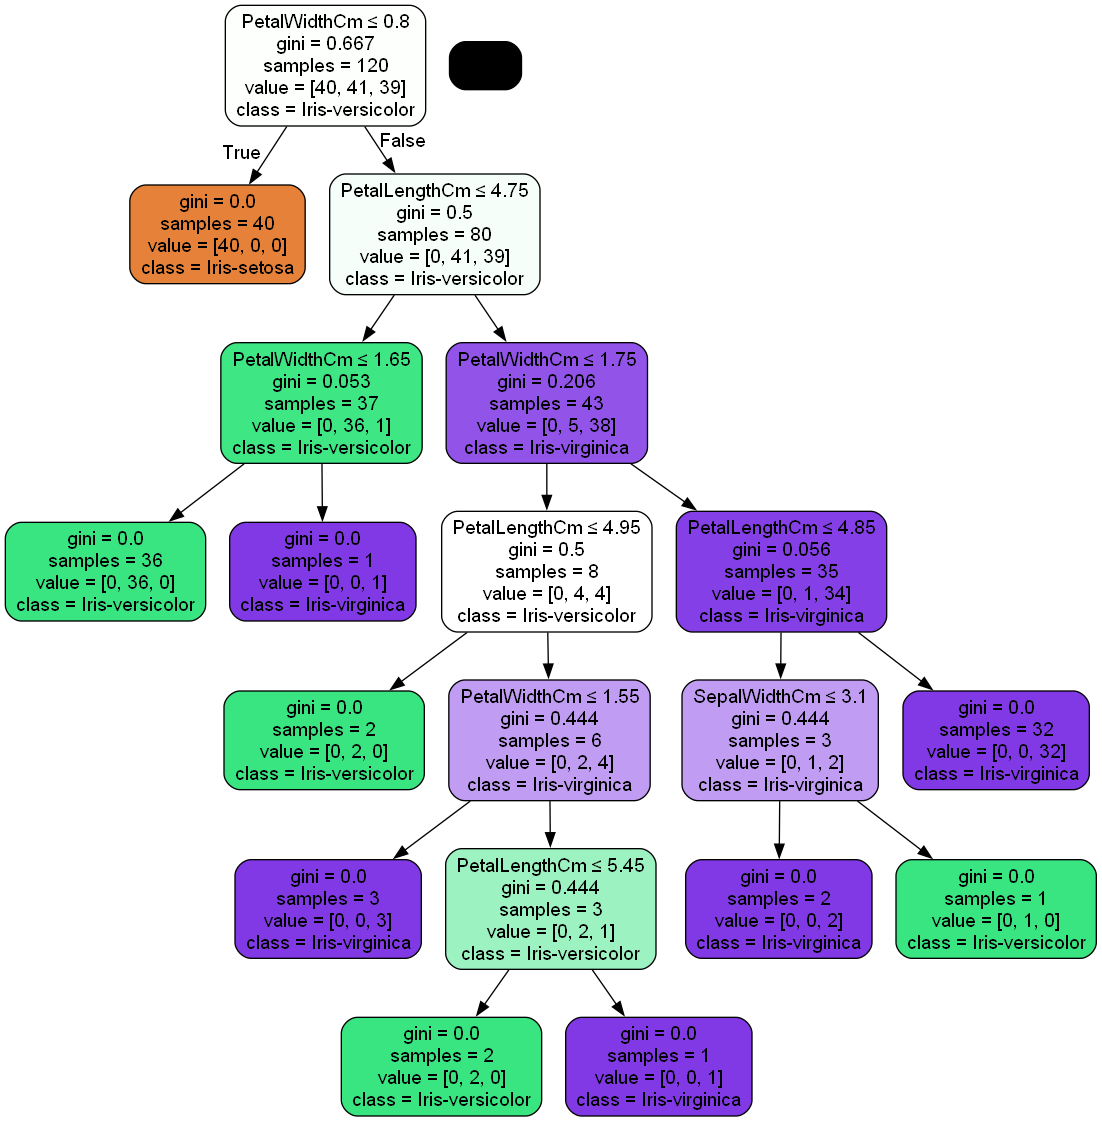

Python code for this plot:
import pandas as pd
from sklearn.model_selection import train_test_split
from sklearn.tree import DecisionTreeClassifier
from sklearn.metrics import accuracy_score, classification_report
import joblib
from sklearn import tree
import pydotplus
import matplotlib.pyplot as plt
import seaborn as sns
from PIL import Image as PILImage


# Load the CSV file into a DataFrame
data = pd.read_csv('C:\\Users\\HP8CG\\OneDrive\\Documents\\PROJECTS\\grip\\Iris.csv')

# Explore the Data
print("First few rows of the dataset:")
print(data.head())

print("\nData info:")
print(data.info())

print("\nData description:")
print(data.describe())

# Drop the 'Id' column as it is not needed for modeling
data = data.drop('Id', axis=1)

# Encode the 'Species' column into numeric values
data['Species'] = data['Species'].astype('category').cat.codes

# Separate Features and Labels
X = data.drop('Species', axis=1)
y = data['Species']

# Split the Data
X_train, X_test, y_train, y_test = train_test_split(X, y, test_size=0.2, random_state=42)

# Build and Train the Model
model = DecisionTreeClassifier()
model.fit(X_train, y_train)

# Evaluate the Model
y_pred = model.predict(X_test)
accuracy = accuracy_score(y_test, y_pred)
print(f'\nModel Accuracy: {accuracy:.2f}')

print("\nClassification Report:")
print(classification_report(y_test, y_pred))

# Save the Model
joblib.dump(model, 'decision_tree_model.pkl')

# Load the Model (Optional)
# model = joblib.load('decision_tree_model.pkl')


# Predicting New Data
new_data = pd.DataFrame({
    'SepalLengthCm': [5.1],
    'SepalWidthCm': [3.5],
    'PetalLengthCm': [1.4],
    'PetalWidthCm': [0.2]
})

# Predict the class for new data
predictions = model.predict(new_data)
# Convert numeric predictions back to original labels
species = data['Species'].astype('category').cat.categories
predicted_species = [species[i] for i in predictions]
print("\nPredictions for new data:")
print(predicted_species)


# Create a dot file for visualization
dot_data = tree.export_graphviz(model, out_file=None, 
                                feature_names=X.columns,  
                                class_names=['Iris-setosa', 'Iris-versicolor', 'Iris-virginica'],  
                                filled=True, rounded=True,  
                                special_characters=True)  

# Generate the graph
graph = pydotplus.graph_from_dot_data(dot_data)

# Save the graph as a PNG file
graph.write_png('decision_tree.png')

# Display the image using matplotlib
img = PILImage.open('decision_tree.png')
plt.figure(figsize=(10, 10))
plt.imshow(img)
plt.axis('off')
plt.show()

# Plot feature distributions
plt.figure(figsize=(12, 6))

# Sepal Length Distribution
plt.subplot(1, 2, 1)
sns.histplot(data['SepalLengthCm'], kde=True)
plt.title('Sepal Length Distribution')

# Petal Length Distribution
plt.subplot(1, 2, 2)
sns.histplot(data['PetalLengthCm'], kde=True)
plt.title('Petal Length Distribution')

plt.tight_layout()
plt.show()

# Plot class distribution
plt.figure(figsize=(8, 5))
sns.countplot(data=data, x='Species')
plt.title('Class Distribution')
plt.show()

# Pairplot of features
sns.pairplot(data, hue='Species', palette='viridis')
plt.show()
